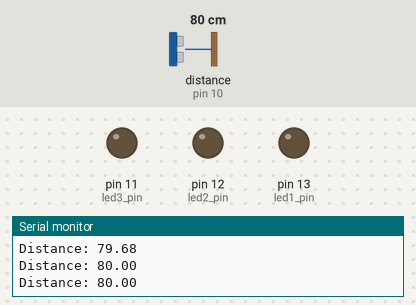
Recording of a sketch running on a simulated Arduino Uno, built with avr-gcc and run on an emulated ATmega328P. Shown: output pins drawn as LEDs (lit = HIGH), the last lines printed to the serial monitor. Wiring (inferred from the names in the program): ultrasonic range finder: trigger pin 9; echo pin 10. Dashed ring = blinking. The inputs (shaded band) are chosen by the test bench; at power-on: distance to the obstacle (sensor on pin 10) 80 cm. The echo pulse lasts 58.3 µs per cm; pins used as bus, display or sensor lines are not drawn.

Above: at 1.3 s.
1.4 s: distance to the obstacle (sensor on pin 10) set to 42 cm
2.9 s: distance to the obstacle (sensor on pin 10) set to 35 cm
At 3.5 s:
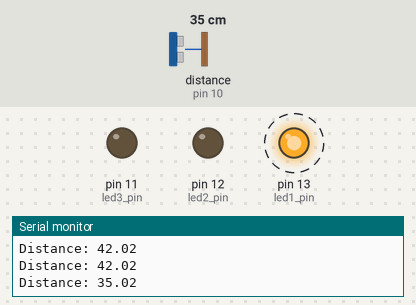
5.9 s: distance to the obstacle (sensor on pin 10) set to 23 cm
8.9 s: distance to the obstacle (sensor on pin 10) set to 19 cm
At 9.5 s:
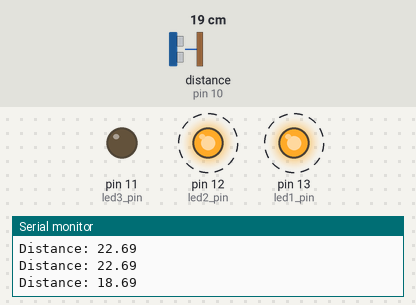
11.9 s: distance to the obstacle (sensor on pin 10) set to 12 cm
14.9 s: distance to the obstacle (sensor on pin 10) set to 9 cm
At 15.5 s:
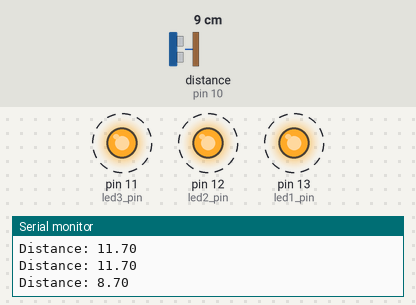
Timing chart, 0 to 18.9 s (numbered marks = the images above; inputs shaded):
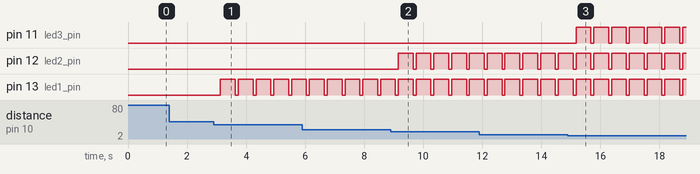

The sketch:

scatch_motion_detection.ino
```cpp
const int led1_pin = 13;
const int led2_pin = 12;
const int led3_pin = 11;

const int sensor_trig_pin = 9;
const int sensor_echo_pin = 10;
float duration, distance;

void setup() {
    pinMode(led1_pin, OUTPUT);
    pinMode(led2_pin, OUTPUT);
    pinMode(led3_pin, OUTPUT);

    pinMode(sensor_trig_pin, OUTPUT);
  	pinMode(sensor_echo_pin, INPUT);

    Serial.begin(9600);
}

float get_distance_from_sensor()
{
    digitalWrite(sensor_trig_pin, LOW);
    delayMicroseconds(2);
    digitalWrite(sensor_trig_pin, HIGH);
    delayMicroseconds(10);
    digitalWrite(sensor_trig_pin, LOW);

    duration = pulseIn(sensor_echo_pin, HIGH);
    distance = (duration * 0.0343)/2;

    return distance;
}

void loop() {
    distance = get_distance_from_sensor();

    Serial.print("Distance: ");
    Serial.println(distance);

    if (distance < 10) {
      digitalWrite(led1_pin, LOW);
      digitalWrite(led2_pin, LOW);
      digitalWrite(led3_pin, LOW);
      delay(100);
      digitalWrite(led1_pin, HIGH);
      digitalWrite(led2_pin, HIGH);
      digitalWrite(led3_pin, HIGH);
    }

    if (distance >= 10 && distance < 20) {
      digitalWrite(led1_pin, LOW);
      digitalWrite(led2_pin, LOW);
      digitalWrite(led3_pin, LOW);
      delay(100);
      digitalWrite(led1_pin, HIGH);
      digitalWrite(led2_pin, HIGH);
    }

    if (distance >= 20 && distance < 40) {
      digitalWrite(led1_pin, LOW);
      digitalWrite(led2_pin, LOW);
      digitalWrite(led3_pin, LOW);
      delay(100);
      digitalWrite(led1_pin, HIGH);
    }

    if (distance >= 40) {
      digitalWrite(led1_pin, LOW);
      digitalWrite(led2_pin, LOW);
      digitalWrite(led3_pin, LOW);
    }

    delay(500);
}
```

Measured:
- the behaviour switches between 40 and 39 cm on distance to the obstacle (sensor on pin 10) (found by bisection; images 0 and 1)
- the behaviour switches between 21 and 20 cm on distance to the obstacle (sensor on pin 10) (found by bisection; images 1 and 2)
- the behaviour switches between 11 and 10 cm on distance to the obstacle (sensor on pin 10) (found by bisection; images 2 and 3)
- after the input at 2.9 s, pin 13 (led1_pin): alternates HIGH for 0.50 s and LOW for 0.10 s, starting after 0.23 s
- after the input at 8.9 s, pin 12 (led2_pin): alternates HIGH for 0.50 s and LOW for 0.10 s, starting after 0.26 s
- after the input at 14.9 s, pin 11 (led3_pin): alternates HIGH for 0.50 s and LOW for 0.10 s, starting after 0.28 s
